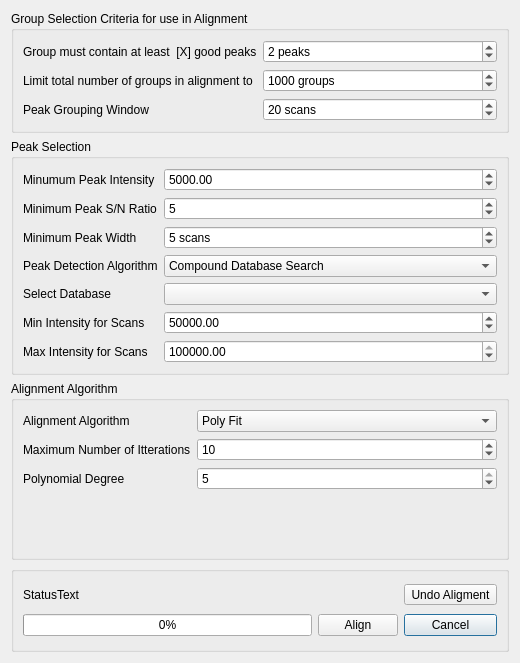
<?xml version="1.0" encoding="UTF-8"?>
<ui version="4.0">
 <class>AlignmentDialog</class>
 <widget class="QDialog" name="AlignmentDialog">
  <property name="geometry">
   <rect>
    <x>0</x>
    <y>0</y>
    <width>520</width>
    <height>663</height>
   </rect>
  </property>
  <property name="windowTitle">
   <string>Alignment Options</string>
  </property>
  <layout class="QGridLayout" name="gridLayout">
   <item row="1" column="1">
    <widget class="QGroupBox" name="groupBox_2">
     <property name="sizePolicy">
      <sizepolicy hsizetype="Preferred" vsizetype="Minimum">
       <horstretch>0</horstretch>
       <verstretch>0</verstretch>
      </sizepolicy>
     </property>
     <property name="title">
      <string>Peak Selection</string>
     </property>
     <layout class="QFormLayout" name="formLayout_2">
      <property name="fieldGrowthPolicy">
       <enum>QFormLayout::AllNonFixedFieldsGrow</enum>
      </property>
      <item row="1" column="0">
       <widget class="QLabel" name="label">
        <property name="text">
         <string>Minumum Peak Intensity</string>
        </property>
       </widget>
      </item>
      <item row="1" column="1">
       <widget class="QDoubleSpinBox" name="minGroupIntensity">
        <property name="minimum">
         <double>0.000000000000000</double>
        </property>
        <property name="maximum">
         <double>1000000000.000000000000000</double>
        </property>
        <property name="singleStep">
         <double>1000.000000000000000</double>
        </property>
        <property name="value">
         <double>5000.000000000000000</double>
        </property>
       </widget>
      </item>
      <item row="3" column="0">
       <widget class="QLabel" name="label_5">
        <property name="text">
         <string>Minimum Peak S/N Ratio</string>
        </property>
       </widget>
      </item>
      <item row="3" column="1">
       <widget class="QSpinBox" name="minSN">
        <property name="maximum">
         <number>999999999</number>
        </property>
        <property name="singleStep">
         <number>1</number>
        </property>
        <property name="value">
         <number>5</number>
        </property>
       </widget>
      </item>
      <item row="4" column="0">
       <widget class="QLabel" name="label_6">
        <property name="text">
         <string>Minimum Peak Width</string>
        </property>
       </widget>
      </item>
      <item row="4" column="1">
       <widget class="QSpinBox" name="minPeakWidth">
        <property name="suffix">
         <string> scans</string>
        </property>
        <property name="maximum">
         <number>999999999</number>
        </property>
        <property name="value">
         <number>5</number>
        </property>
       </widget>
      </item>
      <item row="5" column="0">
       <widget class="QLabel" name="label_9">
        <property name="text">
         <string>Peak Detection Algorithm</string>
        </property>
       </widget>
      </item>
      <item row="5" column="1">
       <widget class="QComboBox" name="peakDetectionAlgo">
        <item>
         <property name="text">
          <string>Compound Database Search</string>
         </property>
        </item>
        <item>
         <property name="text">
          <string>Automated Peak Detection</string>
         </property>
        </item>
       </widget>
      </item>
      <item row="6" column="0">
       <widget class="QLabel" name="selectDatabase">
        <property name="text">
         <string>Select Database</string>
        </property>
       </widget>
      </item>
      <item row="6" column="1">
       <widget class="QComboBox" name="selectDatabaseComboBox"/>
      </item>
      <item row="7" column="0">
       <widget class="QLabel" name="label_10">
        <property name="text">
         <string>Min Intensity for Scans</string>
        </property>
       </widget>
      </item>
      <item row="8" column="0">
       <widget class="QLabel" name="label_11">
        <property name="text">
         <string>Max Intensity for Scans</string>
        </property>
       </widget>
      </item>
      <item row="7" column="1">
       <widget class="QDoubleSpinBox" name="minIntensity">
        <property name="maximum">
         <double>9999999999.989999771118164</double>
        </property>
        <property name="value">
         <double>50000.000000000000000</double>
        </property>
       </widget>
      </item>
      <item row="8" column="1">
       <widget class="QDoubleSpinBox" name="maxIntensity">
        <property name="maximum">
         <double>9999999999.989999771118164</double>
        </property>
        <property name="value">
         <double>9999999999.000000000000000</double>
        </property>
       </widget>
      </item>
     </layout>
    </widget>
   </item>
   <item row="0" column="1">
    <widget class="QGroupBox" name="groupBox">
     <property name="title">
      <string>Group Selection Criteria for use in Alignment</string>
     </property>
     <layout class="QFormLayout" name="formLayout">
      <property name="fieldGrowthPolicy">
       <enum>QFormLayout::AllNonFixedFieldsGrow</enum>
      </property>
      <item row="0" column="0">
       <widget class="QLabel" name="label_2">
        <property name="text">
         <string>Group must contain at least  [X] good peaks</string>
        </property>
       </widget>
      </item>
      <item row="0" column="1">
       <widget class="QSpinBox" name="minGoodPeakCount">
        <property name="suffix">
         <string> peaks</string>
        </property>
        <property name="prefix">
         <string/>
        </property>
        <property name="maximum">
         <number>1000000000</number>
        </property>
        <property name="value">
         <number>2</number>
        </property>
       </widget>
      </item>
      <item row="1" column="0">
       <widget class="QLabel" name="label_3">
        <property name="text">
         <string>Limit total number of groups in alignment to</string>
        </property>
       </widget>
      </item>
      <item row="1" column="1">
       <widget class="QSpinBox" name="limitGroupCount">
        <property name="suffix">
         <string> groups</string>
        </property>
        <property name="maximum">
         <number>1000000000</number>
        </property>
        <property name="value">
         <number>1000</number>
        </property>
       </widget>
      </item>
      <item row="2" column="0">
       <widget class="QLabel" name="label_4">
        <property name="text">
         <string>Peak Grouping Window</string>
        </property>
       </widget>
      </item>
      <item row="2" column="1">
       <widget class="QSpinBox" name="groupingWindow">
        <property name="suffix">
         <string> scans</string>
        </property>
        <property name="minimum">
         <number>1</number>
        </property>
        <property name="maximum">
         <number>999999999</number>
        </property>
        <property name="value">
         <number>20</number>
        </property>
       </widget>
      </item>
     </layout>
    </widget>
   </item>
   <item row="2" column="1" rowspan="2">
    <widget class="QGroupBox" name="groupBox_3">
     <property name="title">
      <string>Alignment Algorithm</string>
     </property>
     <layout class="QFormLayout" name="formLayout_3">
      <item row="1" column="0">
       <widget class="QLabel" name="label_7">
        <property name="text">
         <string>Maximum Number of Itterations</string>
        </property>
       </widget>
      </item>
      <item row="1" column="1">
       <widget class="QSpinBox" name="maxItterations">
        <property name="minimum">
         <number>1</number>
        </property>
        <property name="value">
         <number>10</number>
        </property>
       </widget>
      </item>
      <item row="3" column="0">
       <widget class="QLabel" name="label_8">
        <property name="text">
         <string>Polynomial Degree</string>
        </property>
       </widget>
      </item>
      <item row="3" column="1">
       <widget class="QSpinBox" name="polynomialDegree">
        <property name="minimum">
         <number>1</number>
        </property>
        <property name="maximum">
         <number>5</number>
        </property>
        <property name="value">
         <number>5</number>
        </property>
       </widget>
      </item>
      <item row="0" column="1">
       <widget class="QComboBox" name="comboBox">
        <property name="currentText">
         <string>Poly Fit</string>
        </property>
        <item>
         <property name="text">
          <string>Poly Fit</string>
         </property>
        </item>
        <item>
         <property name="text">
          <string>Loess Fit</string>
         </property>
        </item>
       </widget>
      </item>
      <item row="0" column="0">
       <widget class="QLabel" name="label_12">
        <property name="text">
         <string>Alignment Algorithm</string>
        </property>
       </widget>
      </item>
     </layout>
    </widget>
   </item>
   <item row="5" column="1">
    <widget class="QGroupBox" name="groupBox_4">
     <property name="title">
      <string/>
     </property>
     <layout class="QGridLayout" name="gridLayout_2">
      <item row="3" column="2">
       <widget class="QPushButton" name="cancelButton">
        <property name="text">
         <string>Cancel</string>
        </property>
       </widget>
      </item>
      <item row="3" column="0">
       <widget class="QProgressBar" name="progressBar">
        <property name="value">
         <number>0</number>
        </property>
       </widget>
      </item>
      <item row="3" column="1">
       <widget class="QPushButton" name="alignButton">
        <property name="text">
         <string>Align</string>
        </property>
       </widget>
      </item>
      <item row="1" column="0">
       <widget class="QLabel" name="statusText">
        <property name="text">
         <string>StatusText</string>
        </property>
       </widget>
      </item>
      <item row="1" column="2">
       <widget class="QToolButton" name="UndoAlignment">
        <property name="text">
         <string>Undo Aligment</string>
        </property>
       </widget>
      </item>
     </layout>
    </widget>
   </item>
  </layout>
 </widget>
 <resources/>
 <connections/>
</ui>
